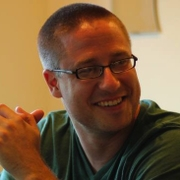
//> input picture examples/picture.jpg, 180 x 180 px
$ ./affine_transf ../../picture.jpg   (built with g++ and OpenCV 4)
//> lines starting //> are read from the running program, lines starting //| are printed output that depends on the picture
#include "opencv2/highgui/highgui.hpp"
#include "opencv2/imgproc/imgproc.hpp"
#include <iostream>
#include <stdio.h>

using namespace cv;
using namespace std;

/// Global variables
char* source_window = "Source image";
char* warp_window = "Warp";
char* warp_rotate_window = "Warp + Rotate";

/** @function main */
 int main( int argc, char** argv )
 {
   Point2f srcTri[3];
   Point2f dstTri[3];

   Mat rot_mat( 2, 3, CV_32FC1 );
   Mat warp_mat( 2, 3, CV_32FC1 );
   Mat src, warp_dst, warp_rotate_dst;

   /// Load the image
   src = imread( argv[1], 1 );
//> src is the input picture: 180 rows x 180 cols, CV_8UC3; mean B, G, R 64.6, 95.5, 126

   /// Set the dst image the same type and size as src
   warp_dst = Mat::zeros( src.rows, src.cols, src.type() );

   /// Set your 3 points to calculate the  Affine Transform
   srcTri[0] = Point2f( 0,0 );
   srcTri[1] = Point2f( src.cols - 1, 0 );
   srcTri[2] = Point2f( 0, src.rows - 1 );

   dstTri[0] = Point2f( src.cols*0.0, src.rows*0.33 );
   dstTri[1] = Point2f( src.cols*0.85, src.rows*0.25 );
   dstTri[2] = Point2f( src.cols*0.15, src.rows*0.7 );

   /// Get the Affine Transform
   warp_mat = getAffineTransform( srcTri, dstTri );

   /// Apply the Affine Transform just found to the src image
   warpAffine( src, warp_dst, warp_mat, warp_dst.size() );
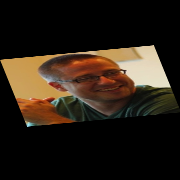
//> warp_dst: 180 rows x 180 cols, CV_8UC3; mean B, G, R 21.3, 31.5, 41.6

   /** Rotating the image after Warp */

   /// Compute a rotation matrix with respect to the center of the image
   Point center = Point( warp_dst.cols/2, warp_dst.rows/2 );
//> center = Point(90, 90)
   double angle = -50.0;
   double scale = 0.6;

   /// Get the rotation matrix with the specifications above
   rot_mat = getRotationMatrix2D( center, angle, scale );

   /// Rotate the warped image
   warpAffine( warp_dst, warp_rotate_dst, rot_mat, warp_dst.size() );
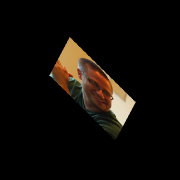
//> warp_rotate_dst: 180 rows x 180 cols, CV_8UC3; mean B, G, R 7.7, 11.4, 15

   /// Show what you got
   namedWindow( source_window, CV_WINDOW_AUTOSIZE );
   imshow( source_window, src );

   namedWindow( warp_window, CV_WINDOW_AUTOSIZE );
   imshow( warp_window, warp_dst );

   namedWindow( warp_rotate_window, CV_WINDOW_AUTOSIZE );
   imshow( warp_rotate_window, warp_rotate_dst );

   /// Wait until user exits the program
   waitKey(0);

   return 0;
  }
